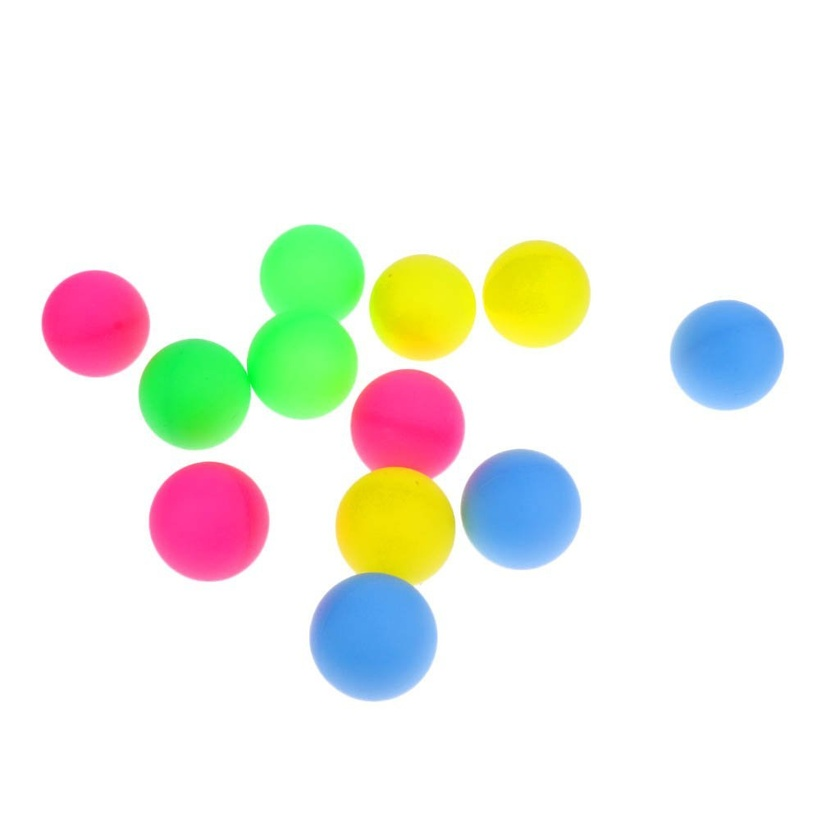
#> input picture samples/color_ball.jpg, 840 x 840 px, shrunk from 1024 x 1024 before the run, found by its file name
$ jupyter execute Ex3_2.ipynb   (shell and % lines are left out)
#> lines starting #> are read from the running program, lines starting #| are printed output that depends on the picture; after the words box and inside, x2 and y2 are one past the last pixel; in counts of white or black regions, pixels touching at a corner belong together
Ex3-2 色彩提取，找出色球位置

程式設計 : OmniXRI Jack 2021/04/09

[cell 1]
# 下載測試用影像
# 檢查工作路徑內容

[cell 2]
import cv2 # 導入cv2函式庫
import numpy as np #導入numpy函式庫
import matplotlib.pyplot as plt # 導入matplotlib函式庫

imgSrc = cv2.imread('color_ball.jpg',cv2.IMREAD_COLOR) # 讀入彩色影像
#> imgSrc is the input picture: shape (840, 840, 3); mean B, G, R 233.4, 241.4, 239.9
imgHSV = cv2.cvtColor(imgSrc,cv2.COLOR_BGR2HSV) #將BGR色彩空間轉至HSV
#> imgHSV: shape (840, 840, 3); mean H, S, V 20, 31.6, 253.1

H,S,V = cv2.split(imgHSV) # H為0到179，代表0到359度
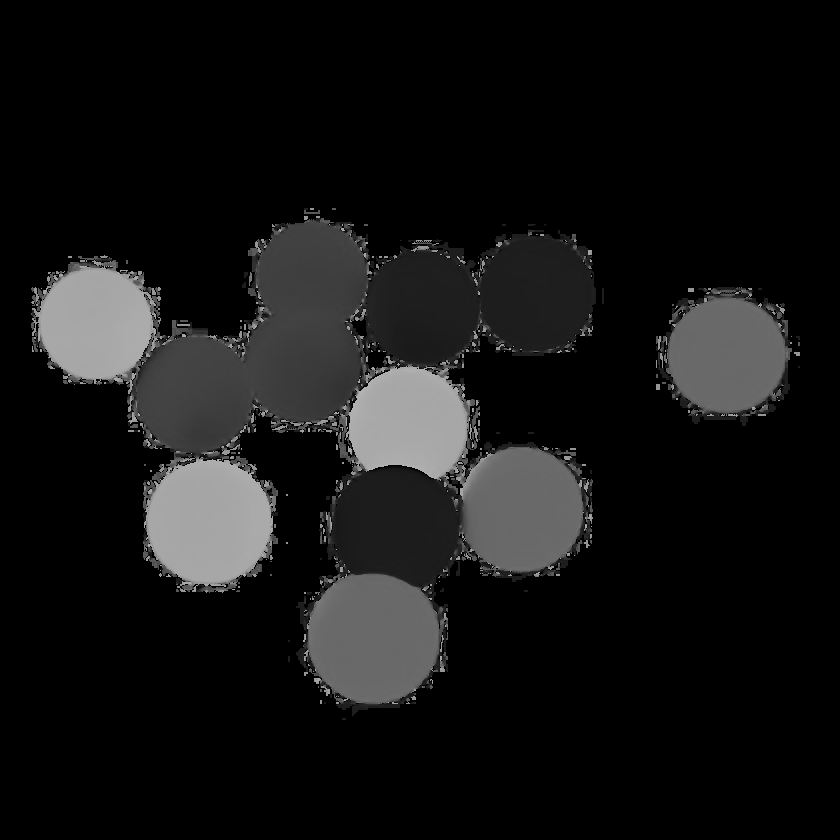
#> H: shape (840, 840); min 0, max 179, mean 20
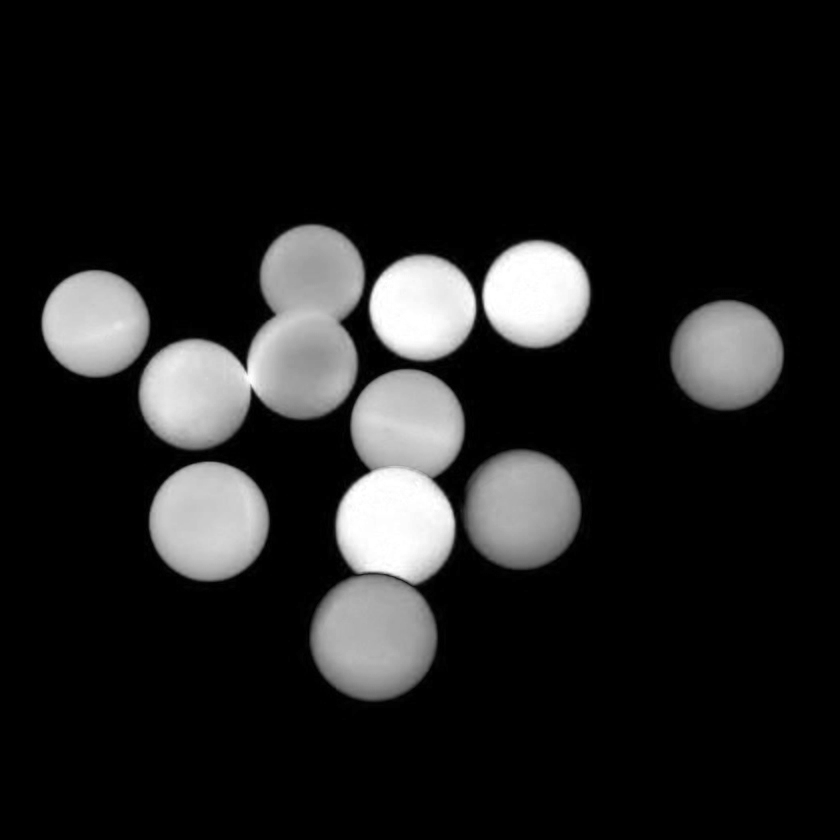
#> S: shape (840, 840); min 0, max 255, mean 31.6
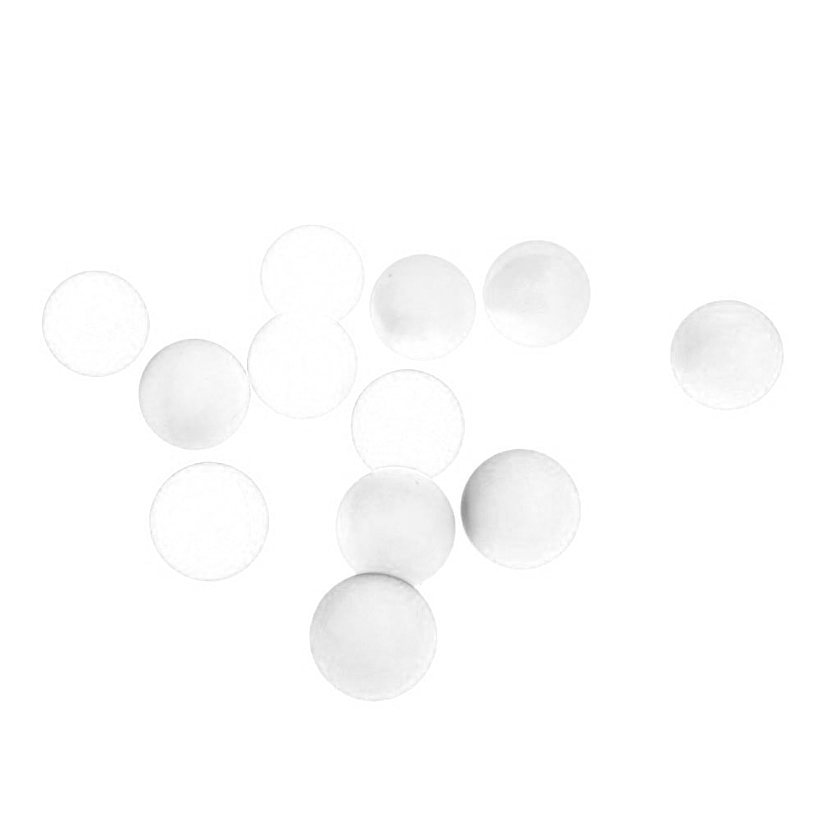
#> V: shape (840, 840); min 149, max 255, mean 253.1
Lower = np.array([100, 100, 50]) # 設定藍色H,S,V下限
Upper = np.array([130, 255, 255]) # 設定藍色H,S,V上限
mask = cv2.inRange(imgHSV, Lower, Upper) # 產生範圍遮罩
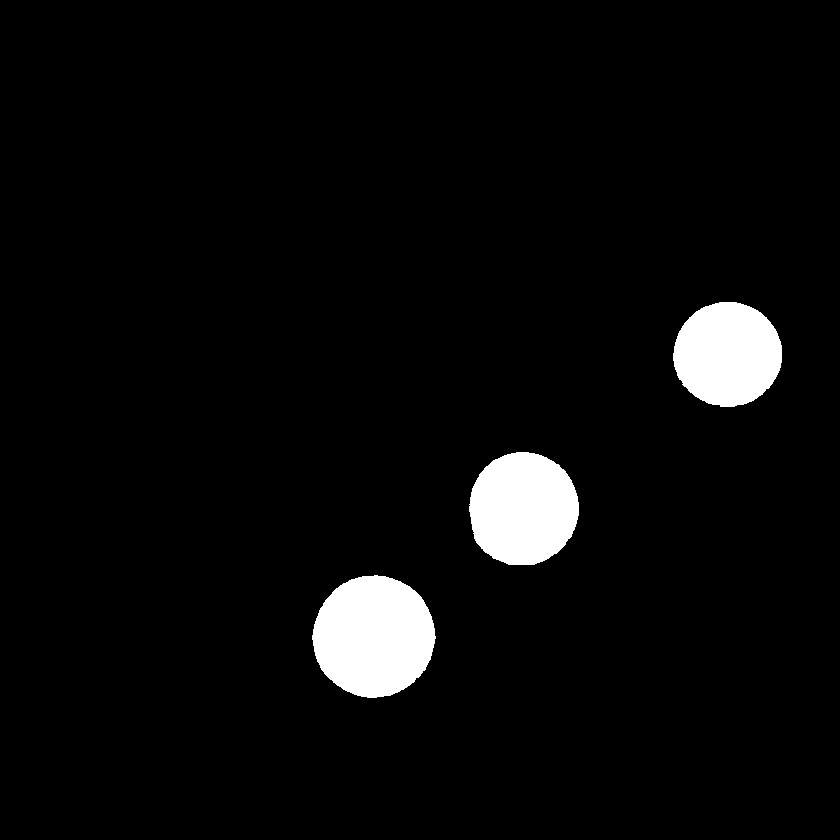
#> mask: shape (840, 840); 4.3% white; 3 white regions, box (x1, y1, x2, y2) and area: (312, 575, 436, 698) 11712, (469, 452, 579, 565) 9838, (673, 302, 782, 407) 8934
BlueThings = cv2.bitwise_and(imgSrc, imgSrc, mask=mask) # 進行AND位元運算過濾出藍色區域
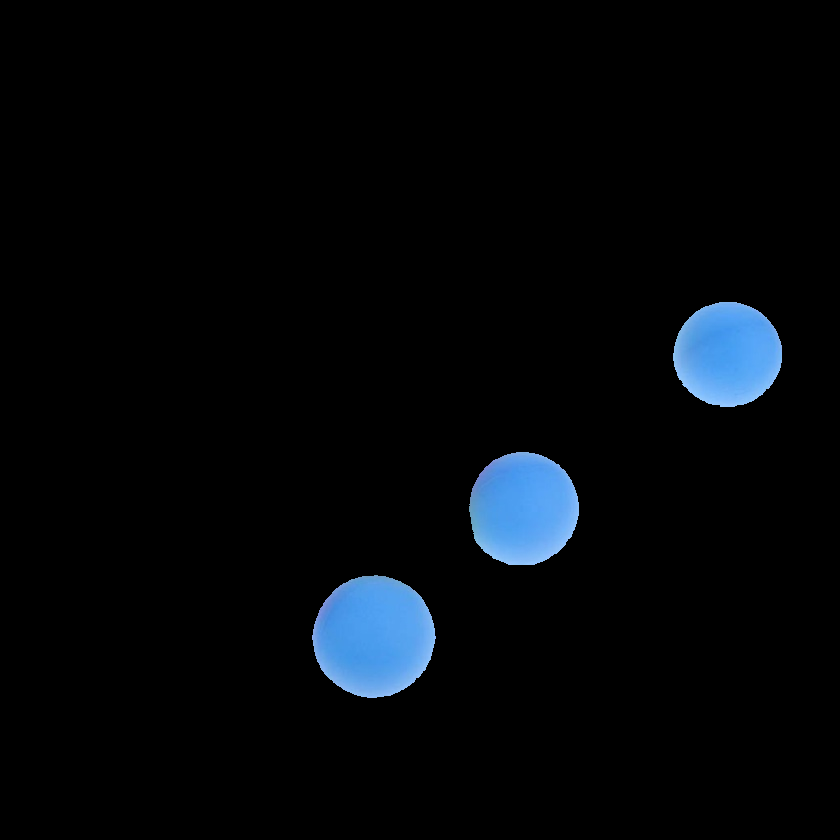
#> BlueThings: shape (840, 840, 3); mean B, G, R 10.3, 7.1, 4.1

rgb1 = cv2.cvtColor(imgSrc,cv2.COLOR_BGR2RGB) # 將影像格式從BGR轉成RGB
rgb2 = cv2.cvtColor(BlueThings,cv2.COLOR_BGR2RGB) # 將影像格式從BGR轉成RGB

titles = ['img','filter'] # 設定標題
images = [rgb1,rgb2] # 設定影像

for i in range(2): # 顯示結果影像
    plt.subplot(1,2,i+1),plt.imshow(images[i])
    plt.title(titles[i])
    plt.xticks([]),plt.yticks([])

plt.rcParams['figure.dpi'] = 150
plt.show()
